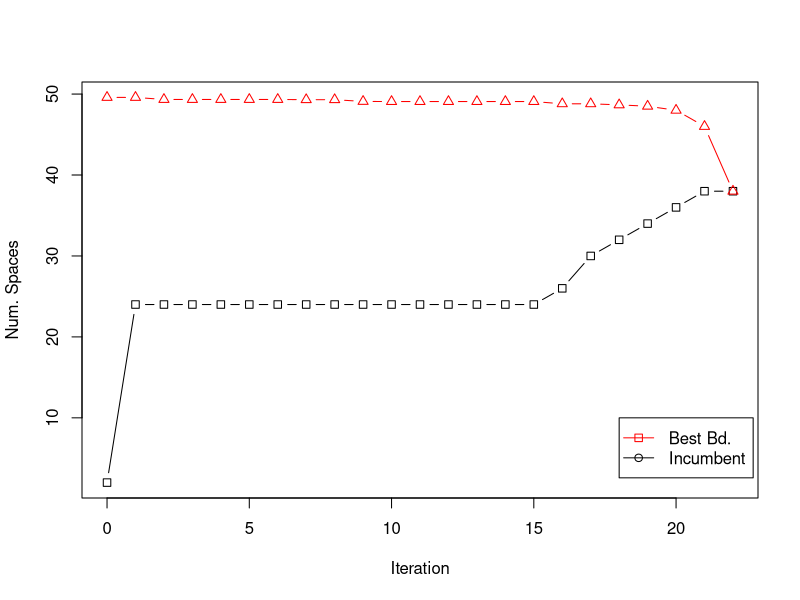
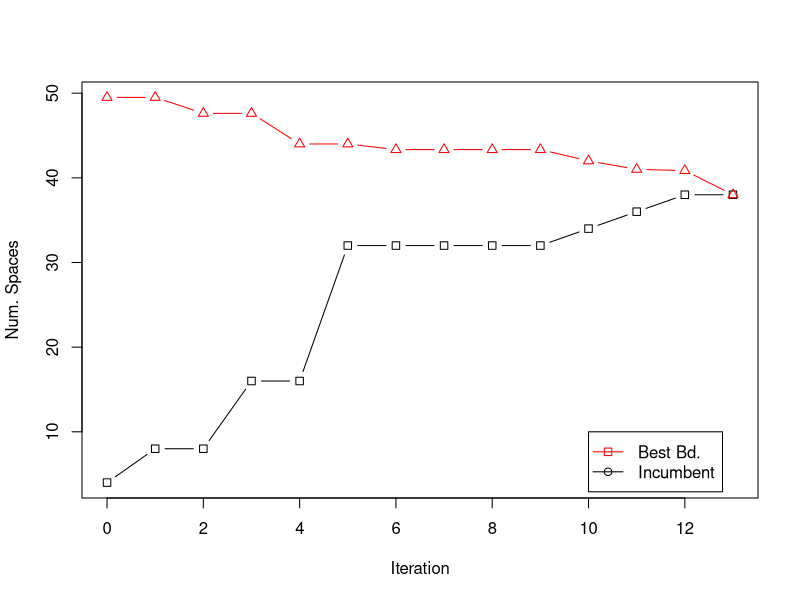
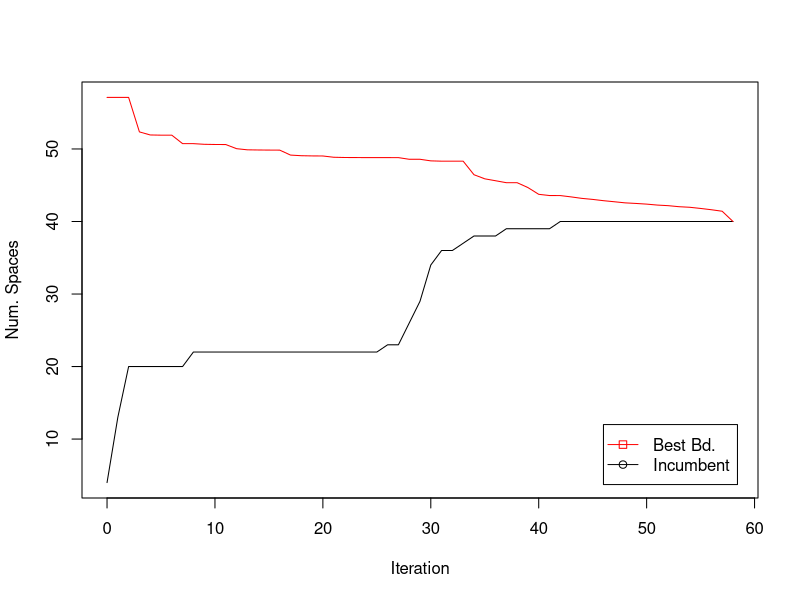
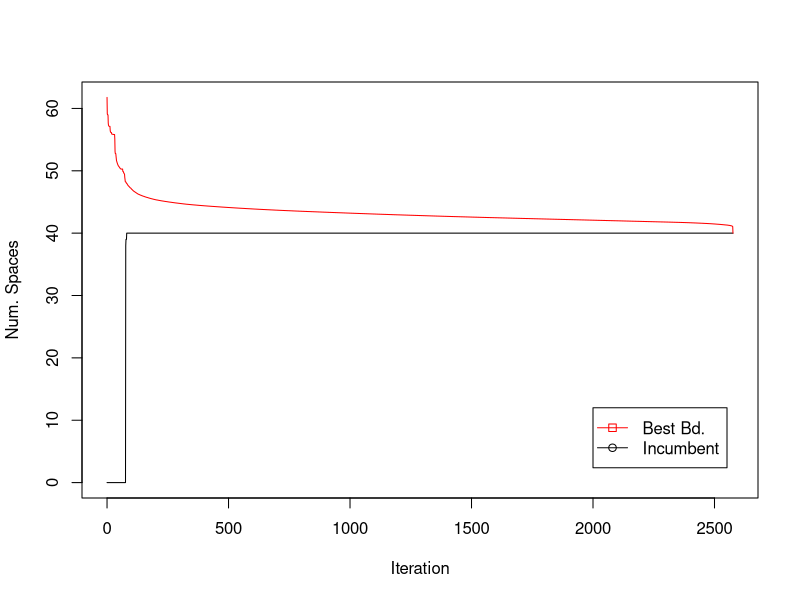

Generate these figures, in order, with R:
data <- read.csv('./logs.csv')
res1lazy <- read.csv('./res1lazy.csv')
res1paper <- read.csv('./res1paper.csv')
res2lazy <- read.csv('./res2lazy.csv')
res2paper <- read.csv('./res2paper.csv')

res1lazy[is.na(res1lazy)] <- 0
res1paper[is.na(res1paper)] <- 0
res2lazy[is.na(res2lazy)] <- 0
res2paper[is.na(res2paper)] <- 0

ymin <- min(res1paper$Incumbent)
ymax <- max(res1paper$BestBd)
plot(res1paper[,1], res1paper$Incumbent, type="b", xlab="Iteration", ylab="Num. Spaces", col="black", ylim=c(ymin, ymax), cex=1, pch=0)
lines(res1paper[,1], res1paper$BestBd, type="b", xlab="Iteration", ylab="Iteration", col="red", cex=1, pch=2)
legend(18, 10, legend=c("Best Bd.", "Incumbent"), col=c("red", "black"), pch=0:2, lty=1:1, cex=1)

ymin <- min(res1lazy$Incumbent)
ymax <- max(res1lazy$BestBd)
plot(res1lazy[,1], res1lazy$Incumbent, type="b", xlab="Iteration", ylab="Num. Spaces", col="black", ylim=c(ymin, ymax), cex=1, pch=0)
lines(res1lazy[,1], res1lazy$BestBd, type="b", xlab="Iteration", ylab="Iteration", col="red", cex=1, pch=2)
legend(10, 10, legend=c("Best Bd.", "Incumbent"), col=c("red", "black"), pch=0:2, lty=1:1, cex=1)

ymin <- min(res2lazy$Incumbent)
ymax <- max(res2lazy$BestBd)
plot(res2lazy[,1], res2lazy$Incumbent, type="l", xlab="Iteration", ylab="Num. Spaces", col="black", ylim=c(ymin, ymax), cex=1, pch=0)
lines(res2lazy[,1], res2lazy$BestBd, type="l", xlab="Iteration", ylab="Iteration", col="red", cex=1, pch=2)
legend(46, 12, legend=c("Best Bd.", "Incumbent"), col=c("red", "black"), pch=0:2, lty=1:1)

ymin <- min(res2paper$Incumbent)
ymax <- max(res2paper$BestBd)
plot(res2paper[,1], res2paper$Incumbent, type="l", xlab="Iteration", ylab="Num. Spaces", col="black", ylim=c(ymin, ymax), cex=1, pch=0)
lines(res2paper[,1], res2paper$BestBd, type="l", xlab="Iteration", ylab="Iteration", col="red", cex=1, pch=2)
legend(2000, 12, legend=c("Best Bd.", "Incumbent"), col=c("red", "black"), pch=0:2, lty=1:1)
